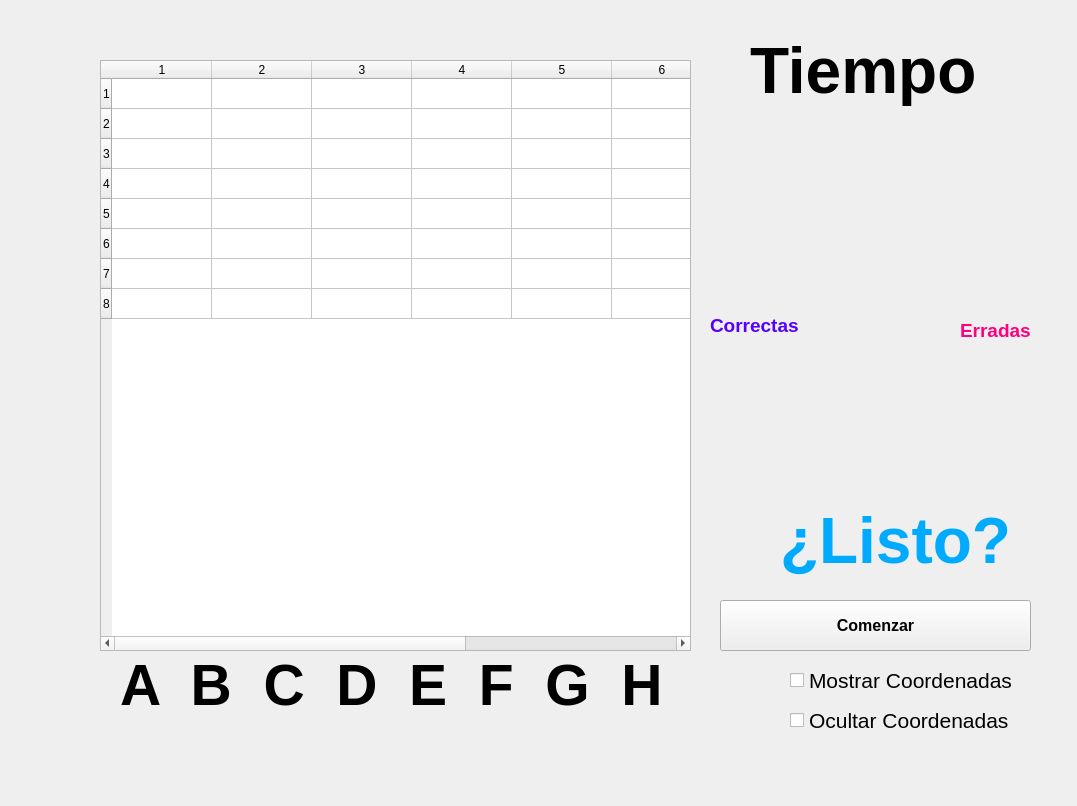
<?xml version="1.0" encoding="UTF-8"?>
<ui version="4.0">
 <class>Form</class>
 <widget class="QWidget" name="Form">
  <property name="geometry">
   <rect>
    <x>0</x>
    <y>0</y>
    <width>1077</width>
    <height>806</height>
   </rect>
  </property>
  <property name="windowTitle">
   <string>Semillero de Ajedrez UCN - VisionChess  - Fundación Universitaria Católica del Norte - Desarrollado por Alexander Narváez - anarvaez@ucn.edu.co</string>
  </property>
  <property name="styleSheet">
   <string notr="true"/>
  </property>
  <widget class="QTableWidget" name="tableWidget">
   <property name="enabled">
    <bool>true</bool>
   </property>
   <property name="geometry">
    <rect>
     <x>100</x>
     <y>60</y>
     <width>591</width>
     <height>591</height>
    </rect>
   </property>
   <property name="rowCount">
    <number>8</number>
   </property>
   <property name="columnCount">
    <number>8</number>
   </property>
   <row/>
   <row/>
   <row/>
   <row/>
   <row/>
   <row/>
   <row/>
   <row/>
   <column/>
   <column/>
   <column/>
   <column/>
   <column/>
   <column/>
   <column/>
   <column/>
  </widget>
  <widget class="QLabel" name="lblCoords">
   <property name="geometry">
    <rect>
     <x>120</x>
     <y>640</y>
     <width>741</width>
     <height>91</height>
    </rect>
   </property>
   <property name="font">
    <font>
     <pointsize>43</pointsize>
     <weight>75</weight>
     <bold>true</bold>
    </font>
   </property>
   <property name="text">
    <string>A  B  C  D  E  F  G  H</string>
   </property>
  </widget>
  <widget class="QLabel" name="lblCelda">
   <property name="geometry">
    <rect>
     <x>780</x>
     <y>490</y>
     <width>231</width>
     <height>101</height>
    </rect>
   </property>
   <property name="font">
    <font>
     <pointsize>48</pointsize>
     <weight>75</weight>
     <bold>true</bold>
    </font>
   </property>
   <property name="styleSheet">
    <string notr="true">color: rgb(0, 170, 255);</string>
   </property>
   <property name="text">
    <string>¿Listo?</string>
   </property>
  </widget>
  <widget class="QPushButton" name="btnStart">
   <property name="geometry">
    <rect>
     <x>720</x>
     <y>600</y>
     <width>311</width>
     <height>51</height>
    </rect>
   </property>
   <property name="font">
    <font>
     <pointsize>12</pointsize>
     <weight>75</weight>
     <bold>true</bold>
    </font>
   </property>
   <property name="text">
    <string>Comenzar</string>
   </property>
  </widget>
  <widget class="QLabel" name="lblTime">
   <property name="geometry">
    <rect>
     <x>750</x>
     <y>0</y>
     <width>251</width>
     <height>141</height>
    </rect>
   </property>
   <property name="font">
    <font>
     <pointsize>48</pointsize>
     <weight>75</weight>
     <bold>true</bold>
    </font>
   </property>
   <property name="text">
    <string>Tiempo</string>
   </property>
  </widget>
  <widget class="QLabel" name="lblCorrectas">
   <property name="geometry">
    <rect>
     <x>710</x>
     <y>140</y>
     <width>91</width>
     <height>371</height>
    </rect>
   </property>
   <property name="font">
    <font>
     <pointsize>14</pointsize>
     <weight>75</weight>
     <bold>true</bold>
    </font>
   </property>
   <property name="styleSheet">
    <string notr="true">color: rgb(85, 0, 255);</string>
   </property>
   <property name="text">
    <string>Correctas</string>
   </property>
  </widget>
  <widget class="QLabel" name="lblErradas">
   <property name="geometry">
    <rect>
     <x>960</x>
     <y>150</y>
     <width>91</width>
     <height>361</height>
    </rect>
   </property>
   <property name="font">
    <font>
     <pointsize>14</pointsize>
     <weight>75</weight>
     <bold>true</bold>
    </font>
   </property>
   <property name="styleSheet">
    <string notr="true">color: rgb(255, 0, 127);</string>
   </property>
   <property name="text">
    <string>Erradas</string>
   </property>
  </widget>
  <widget class="QCheckBox" name="checkCoordsYes">
   <property name="geometry">
    <rect>
     <x>790</x>
     <y>660</y>
     <width>231</width>
     <height>41</height>
    </rect>
   </property>
   <property name="font">
    <font>
     <pointsize>16</pointsize>
    </font>
   </property>
   <property name="text">
    <string>Mostrar Coordenadas</string>
   </property>
   <property name="autoExclusive">
    <bool>true</bool>
   </property>
  </widget>
  <widget class="QCheckBox" name="checkCoordsNot">
   <property name="geometry">
    <rect>
     <x>790</x>
     <y>700</y>
     <width>231</width>
     <height>41</height>
    </rect>
   </property>
   <property name="font">
    <font>
     <pointsize>16</pointsize>
    </font>
   </property>
   <property name="text">
    <string>Ocultar Coordenadas</string>
   </property>
   <property name="autoExclusive">
    <bool>true</bool>
   </property>
  </widget>
 </widget>
 <resources/>
 <connections/>
</ui>
